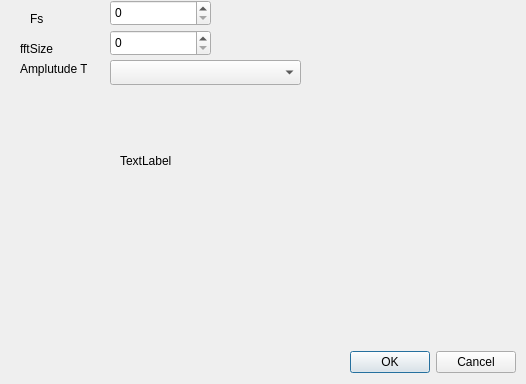
<?xml version="1.0" encoding="UTF-8"?>
<ui version="4.0">
 <class>SpectrumSetDialog</class>
 <widget class="QDialog" name="SpectrumSetDialog">
  <property name="geometry">
   <rect>
    <x>0</x>
    <y>0</y>
    <width>526</width>
    <height>384</height>
   </rect>
  </property>
  <property name="windowTitle">
   <string>Dialog</string>
  </property>
  <widget class="QLabel" name="label">
   <property name="geometry">
    <rect>
     <x>20</x>
     <y>40</y>
     <width>67</width>
     <height>17</height>
    </rect>
   </property>
   <property name="text">
    <string>fftSize</string>
   </property>
  </widget>
  <widget class="QSpinBox" name="spinBox">
   <property name="geometry">
    <rect>
     <x>110</x>
     <y>30</y>
     <width>101</width>
     <height>26</height>
    </rect>
   </property>
  </widget>
  <widget class="QLabel" name="label_2">
   <property name="geometry">
    <rect>
     <x>20</x>
     <y>60</y>
     <width>67</width>
     <height>17</height>
    </rect>
   </property>
   <property name="text">
    <string>Amplutude Type</string>
   </property>
  </widget>
  <widget class="QComboBox" name="comboBox">
   <property name="geometry">
    <rect>
     <x>110</x>
     <y>60</y>
     <width>191</width>
     <height>25</height>
    </rect>
   </property>
  </widget>
  <widget class="QDialogButtonBox" name="buttonBox">
   <property name="geometry">
    <rect>
     <x>350</x>
     <y>350</y>
     <width>166</width>
     <height>25</height>
    </rect>
   </property>
   <property name="standardButtons">
    <set>QDialogButtonBox::Cancel|QDialogButtonBox::Ok</set>
   </property>
  </widget>
  <widget class="QLabel" name="label_3">
   <property name="geometry">
    <rect>
     <x>120</x>
     <y>110</y>
     <width>181</width>
     <height>101</height>
    </rect>
   </property>
   <property name="text">
    <string>TextLabel</string>
   </property>
  </widget>
  <widget class="QSpinBox" name="spinBox_2">
   <property name="geometry">
    <rect>
     <x>110</x>
     <y>0</y>
     <width>101</width>
     <height>26</height>
    </rect>
   </property>
  </widget>
  <widget class="QLabel" name="label_4">
   <property name="geometry">
    <rect>
     <x>30</x>
     <y>10</y>
     <width>67</width>
     <height>17</height>
    </rect>
   </property>
   <property name="text">
    <string>Fs</string>
   </property>
  </widget>
 </widget>
 <resources/>
 <connections>
  <connection>
   <sender>buttonBox</sender>
   <signal>accepted()</signal>
   <receiver>SpectrumSetDialog</receiver>
   <slot>accept()</slot>
   <hints>
    <hint type="sourcelabel">
     <x>456</x>
     <y>363</y>
    </hint>
    <hint type="destinationlabel">
     <x>236</x>
     <y>329</y>
    </hint>
   </hints>
  </connection>
  <connection>
   <sender>buttonBox</sender>
   <signal>rejected()</signal>
   <receiver>SpectrumSetDialog</receiver>
   <slot>reject()</slot>
   <hints>
    <hint type="sourcelabel">
     <x>392</x>
     <y>361</y>
    </hint>
    <hint type="destinationlabel">
     <x>269</x>
     <y>269</y>
    </hint>
   </hints>
  </connection>
 </connections>
</ui>
